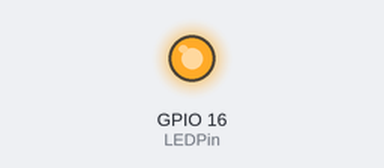
Simulated run of this sketch. Board: ESP8266 (NodeMCU). Parts: output pins drawn as LEDs (lit = HIGH).

Above: at 0.11 s.
At 1.2 s:
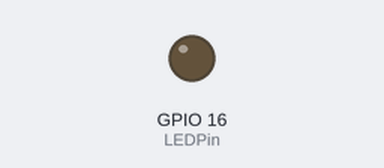
Timing chart, 0 to 3.0 s (numbered marks = the images above):
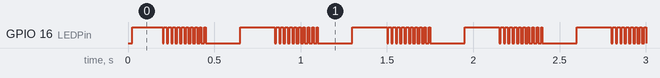

The sketch:

TickerParameter.ino
```cpp
/*
  文件名称：TickerParameter.ino
  功能：ESP8266 多个定时器对象控制led
  作者：www.doit.am
  日期：2017-2
  版本：1.0
*/
#include <Ticker.h>
#define LEDPin 16
Ticker tickerSetHigh;
Ticker tickerSetLow;

void setPin(int state) {
  digitalWrite(LEDPin, state);
}

void setup() {
  pinMode(LEDPin, OUTPUT);
  digitalWrite(LEDPin, LOW);

  // 每隔25毫秒调用一次 setPin(0)
  tickerSetLow.attach_ms(25, setPin, 0);

  // 每隔26毫秒调用一次 setPin(1)
  tickerSetHigh.attach_ms(26, setPin, 1);
}

void loop() {
}
```

Measured:
- by itself, GPIO 16 (LEDPin): repeats every 0.65 s: 10 × (LOW 0.01 s, HIGH 0.02 s), LOW 0.20 s, HIGH 0.20 s
- by itself, everything shown: repeats every 5.8 s, in 18 steps
